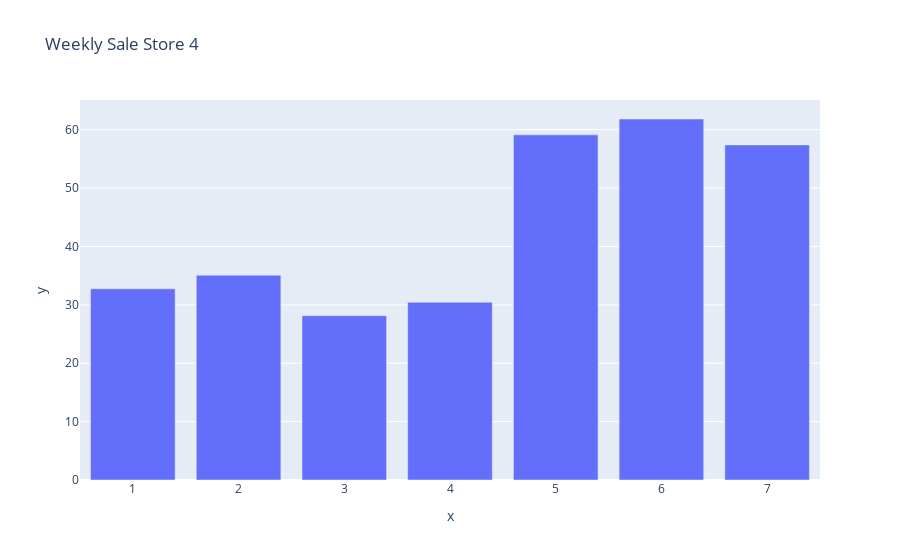

Notebook code cell kept with this figure:
### Code cell
import plotly.express as px
import seaborn as sns
fig = px.bar(x=week,y=weekly_4, title='Weekly Sale Store 4',labels={"week": "Day of the Week","weekly_1": "Number of Hotdog"})
fig.show()

### Figure 1 — Plotly figure (JSON) as saved in the notebook; plotly's stock layout.template omitted (floating-point values rounded to 4 significant figures)
{"data": [{"alignmentgroup": "True", "hovertemplate": "x=%{x}<br>y=%{y}<extra></extra>", "legendgroup": "", "marker": {"color": "#636efa"}, "name": "", "offsetgroup": "", "orientation": "v", "showlegend": false, "textposition": "auto", "type": "bar", "x": [1, 2, 3, 4, 5, 6, 7], "xaxis": "x", "y": [32.74, 35.06, 28.15, 30.44, 59.11, 61.82, 57.38], "yaxis": "y"}], "layout": {"barmode": "relative", "legend": {"tracegroupgap": 0}, "title": {"text": "Weekly Sale Store 4"}, "xaxis": {"anchor": "y", "domain": [0, 1], "title": {"text": "x"}}, "yaxis": {"anchor": "x", "domain": [0, 1], "title": {"text": "y"}}}}
